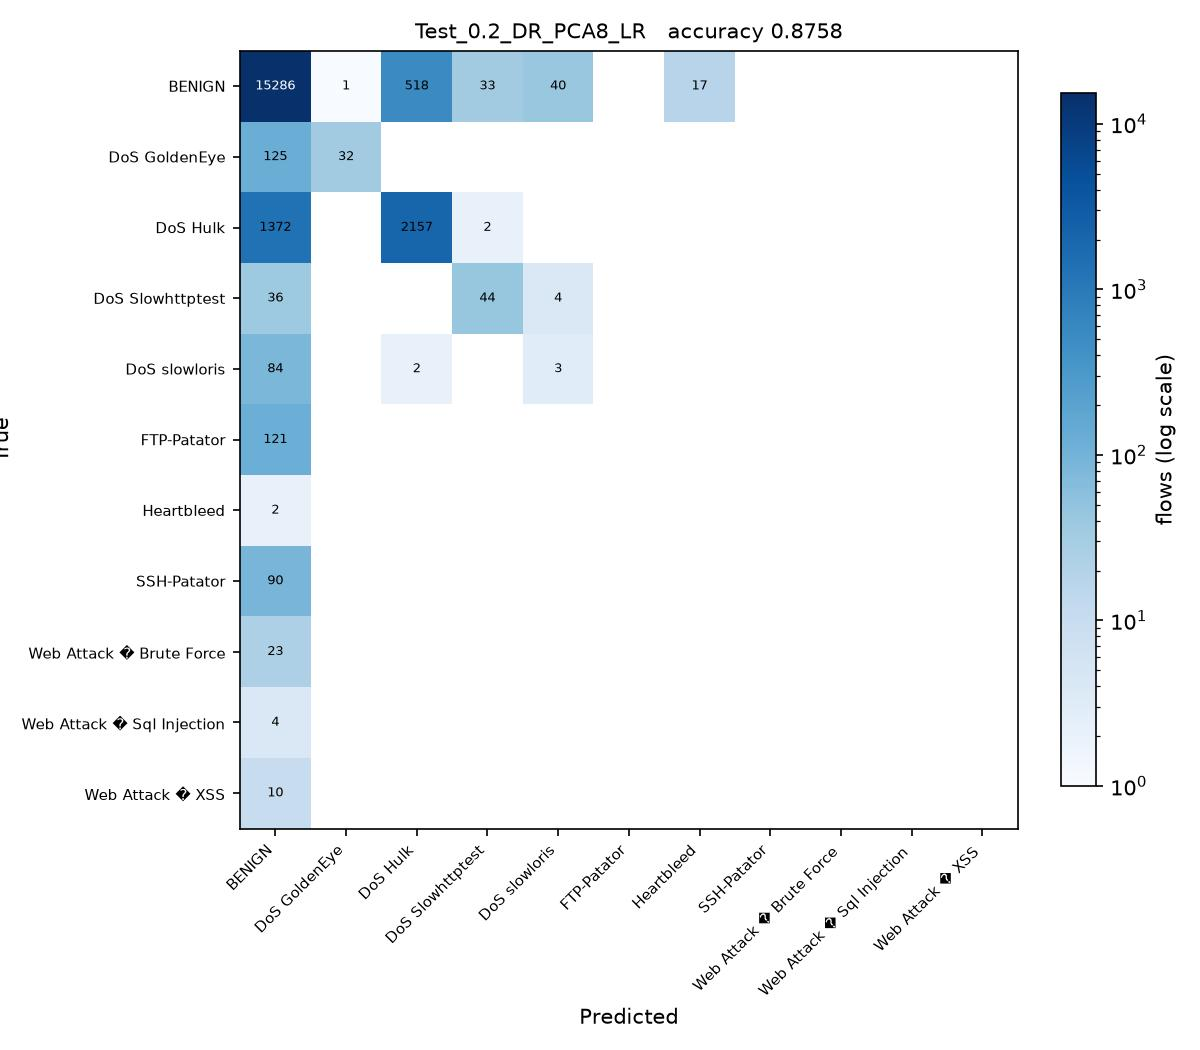

This figure's Python source:
# Test_0.2_DR_PCA8_LR.py
#
# Test size 0.2  |  PCA, 8 components  |  Logistic Regression (sheet #2)
#
# This is SGDC_60_40.py with the changes marked CHANGE below and nothing else.

import os
from pathlib import Path

# CHANGE 1: find the folder holding the three CSV files and run from there, so
# the plain file names below resolve no matter where this script is started
# from or how deeply it sits inside the project folder.
HERE = Path(__file__).resolve().parent
for PROJECT in [HERE, *HERE.parents]:
    if (PROJECT / 'Tuesday-WorkingHours.pcap_ISCX.csv').exists():
        os.chdir(PROJECT)
        break
else:
    raise SystemExit('Put this folder inside the folder that holds the three '
                     'CIC-IDS2017 CSV files, then run the script again.')
import numpy as np
import pandas as pd

df1 = pd.read_csv('Tuesday-WorkingHours.pcap_ISCX.csv', low_memory=True)
df2 = pd.read_csv('Wednesday-workingHours.pcap_ISCX.csv', low_memory=True)
df3 = pd.read_csv('Thursday-WorkingHours-Morning-WebAttacks.pcap_ISCX.csv', low_memory=True)

dataset = pd.concat([df1, df2, df3], ignore_index=True)

dataset.columns = dataset.columns.str.strip()

# CHANGE 2: a stratified sample of 100000 flows, the same for every run. An RBF
# SVM on all 1.3 million flows would take about an hour per script.
# At least 50 flows of every class are kept.
label = dataset.columns[-1]
dataset = pd.concat(
    [g.sample(n=min(len(g), max(50, round(100000 * len(g) / len(dataset)))), random_state=0)
     for _, g in dataset.groupby(label)],
    ignore_index=True
)

X = dataset.iloc[:, :-1]
y = dataset.iloc[:, -1]

X = X.apply(pd.to_numeric, errors='coerce')

X.replace([np.inf, -np.inf], np.nan, inplace=True)

from sklearn.impute import SimpleImputer

imputer = SimpleImputer(missing_values=np.nan, strategy='mean')
X = imputer.fit_transform(X)

from sklearn.preprocessing import LabelEncoder

labelencoder_y = LabelEncoder()
y = labelencoder_y.fit_transform(y)

from sklearn.model_selection import train_test_split

X_train, X_test, y_train, y_test = train_test_split(
    X,
    y,
    test_size=0.2,   # CHANGE 3: test size
    random_state=0,
    stratify=y
)

# CHANGE 4: PCA, from PCA_LDA_KErnel_PCA_CODE.pdf (fit only on training data)
from sklearn.decomposition import PCA

pca = PCA(n_components=8)
X_train = pca.fit_transform(X_train)
X_test = pca.transform(X_test)

# CHANGE 5: Logistic Regression (sheet #2) in place of SGDClassifier
from sklearn.linear_model import LogisticRegression

classifier = LogisticRegression(
    max_iter=1000,
    random_state=0
)

classifier.fit(X_train, y_train)

y_pred = classifier.predict(X_test) 

from sklearn.metrics import confusion_matrix
from sklearn.metrics import accuracy_score
from sklearn.metrics import precision_score
from sklearn.metrics import recall_score
from sklearn.metrics import f1_score
from sklearn.metrics import classification_report

cm = confusion_matrix(y_test, y_pred)

print("Confusion Matrix:\n")
print(cm)

print("\nAccuracy : {:.4f}".format(accuracy_score(y_test, y_pred)))
print("\nPrecision : {:.4f}".format(precision_score(y_test, y_pred, average='weighted')))
print("\nRecall : {:.4f}".format(recall_score(y_test, y_pred, average='weighted')))
print("\nF1 Score : {:.4f}".format(f1_score(y_test, y_pred, average='weighted')))

print("\nClassification Report:\n")
print(classification_report(y_test, y_pred))

# CHANGE 6: save the confusion matrix as Test_0.2_DR_PCA8_LR.jpg and record the result
import matplotlib
matplotlib.use('Agg')
import matplotlib.pyplot as plt
from matplotlib.colors import LogNorm

here = HERE                     # the folder this script sits in
names = [str(c) for c in labelencoder_y.classes_]
fig, ax = plt.subplots(figsize=(8, 7))
im = ax.imshow(cm, cmap='Blues', norm=LogNorm(vmin=1))
ax.set_xticks(range(len(names)), names, rotation=45, ha='right', fontsize=7)
ax.set_yticks(range(len(names)), names, fontsize=7)
ax.set_xlabel('Predicted')
ax.set_ylabel('True')
ax.set_title('Test_0.2_DR_PCA8_LR   accuracy {:.4f}'.format(accuracy_score(y_test, y_pred)), fontsize=10)
for i in range(cm.shape[0]):
    for j in range(cm.shape[1]):
        if cm[i, j]:
            ax.text(j, i, cm[i, j], ha='center', va='center', fontsize=6,
                    color='white' if cm[i, j] > cm.max() / 3 else 'black')
fig.colorbar(im, ax=ax, fraction=0.04, label='flows (log scale)')
fig.tight_layout()
fig.savefig(here / 'Test_0.2_DR_PCA8_LR.jpg', dpi=150)
plt.close(fig)

row = pd.DataFrame([{
    'Test': 0.2, 'DR': 'PCA8', 'Clas': 'LR',
    'Acc': round(accuracy_score(y_test, y_pred), 4),
    'Pre': round(precision_score(y_test, y_pred, average='weighted'), 4),
    'Rec': round(recall_score(y_test, y_pred, average='weighted'), 4),
    'F1': round(f1_score(y_test, y_pred, average='weighted'), 4),
    'script': 'Test_0.2_DR_PCA8_LR',
}])
out = PROJECT / 'results' / '75_runs_pca.csv'
out.parent.mkdir(exist_ok=True)
if out.exists():
    old = pd.read_csv(out)
    row = pd.concat([old[old['script'] != 'Test_0.2_DR_PCA8_LR'], row], ignore_index=True)
row.to_csv(out, index=False)
